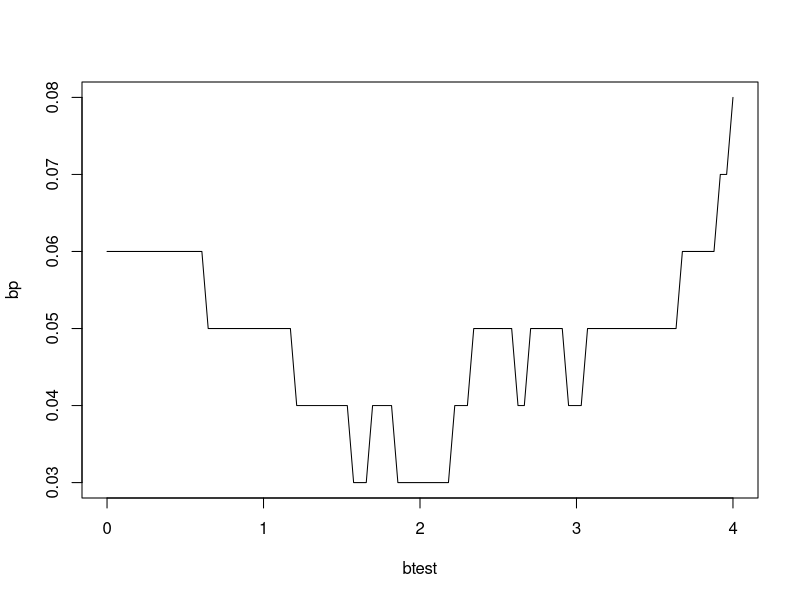

Generate this figure with R:
library(tseries)

#uncomment the following two lines to let the codes run faster if your R>=2.14
library(compiler)
enableJIT(3)

n=5 #sample size
s=100 #number of simulations
x=runif(n,0,10) #just one explanatory variable
b=c(1,2) #the true value of the intercept and slope
sigs=100 #the true value of sigma squared
b1hat=rep(0,s);b2hat=rep(0,s);sighat=rep(0,s);sigsqhat=rep(0,s)
nts=100 #number of test values
btest=seq(0,4,len=nts) #test values
bp=rep(0,nts)
alp=0.05 #level of significance
t1err=0 #type one error
crv=qt(1-alp/2,n-2) #critical value
for (i1 in 1:s){
  y=b[1]+b[2]*x+rnorm(n,0,sigs^.5)
  lmyx=lm(y~x)
  sigsqhat[i1]=deviance(lmyx)/(n-2)
  sighat[i1]=sigsqhat[i1]^.5
  bcoef=coef(lmyx)
  b1hat[i1]=bcoef[1];b2hat[i1]=bcoef[2]
  bse=diag(vcov(lmyx))^.5 #estimated standard error
  bix=which(abs((b2hat[i1]-btest)/bse[2])>crv)
  bp[bix]=bp[bix]+1;
  t1err=t1err+(abs((b2hat[i1]-b[2])/bse[2])>crv)
}
bp=bp/s
t1err=t1err/s
plot(btest,bp,type='l')

